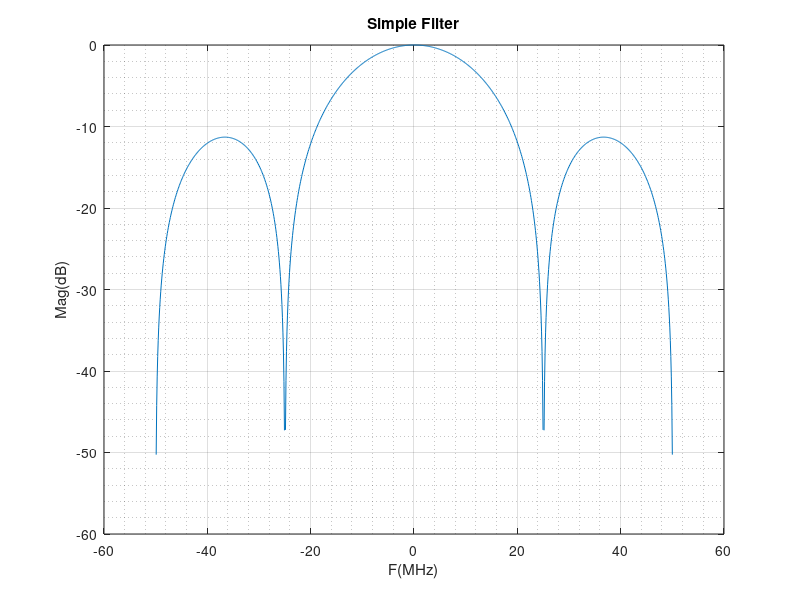

MATLAB code to generate this figure:
% constants
Fs=100e6;

% four point moving average filter
% • y[n]=0.25*(x[n]+x[n-1]+x[n-2]+x[n-3]

h=[0.25 0.25 0.25 0.25];

% spectral analysis
fftsize=1024;
H=20*log10(abs(fft(h,fftsize)));
f=linspace(-Fs/2/1e6,Fs/2/1e6,fftsize);
plot(f,fftshift(H));
grid on;grid minor;
xlabel('F(MHz)');ylabel('Mag(dB)');
title('Simple Filter');
